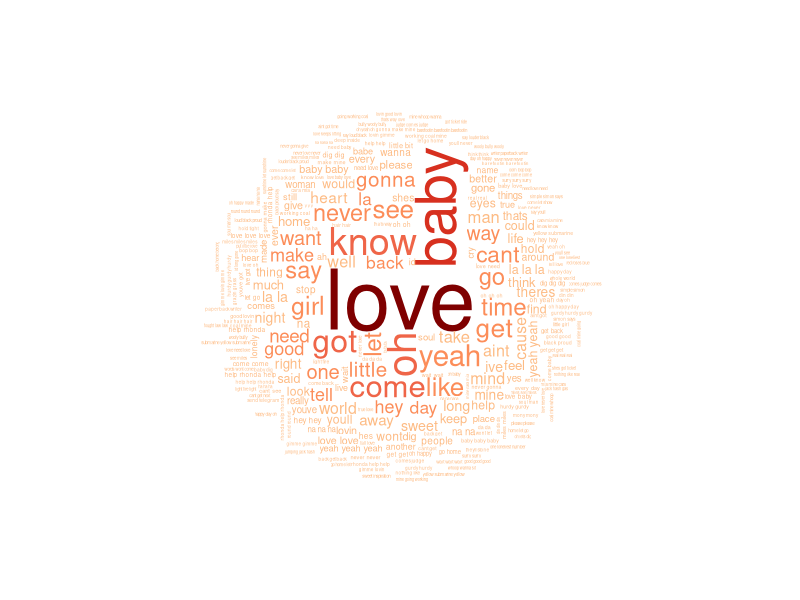
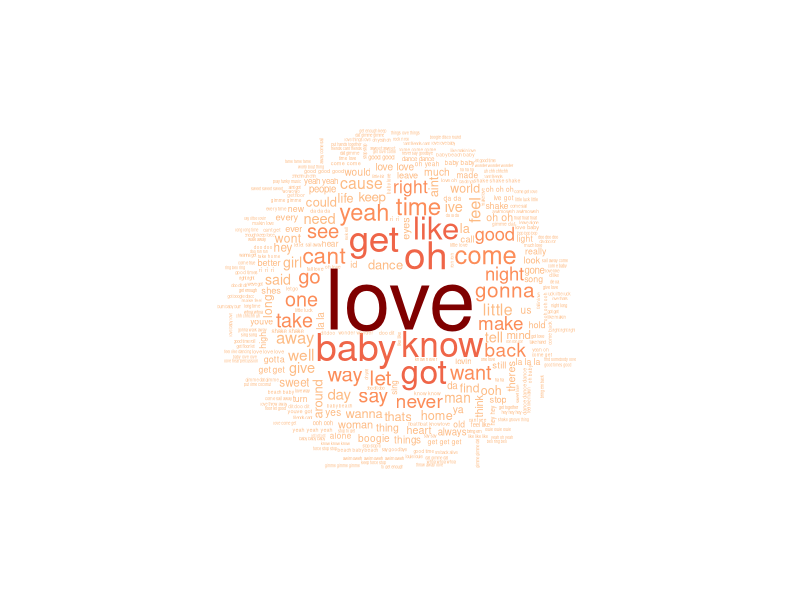
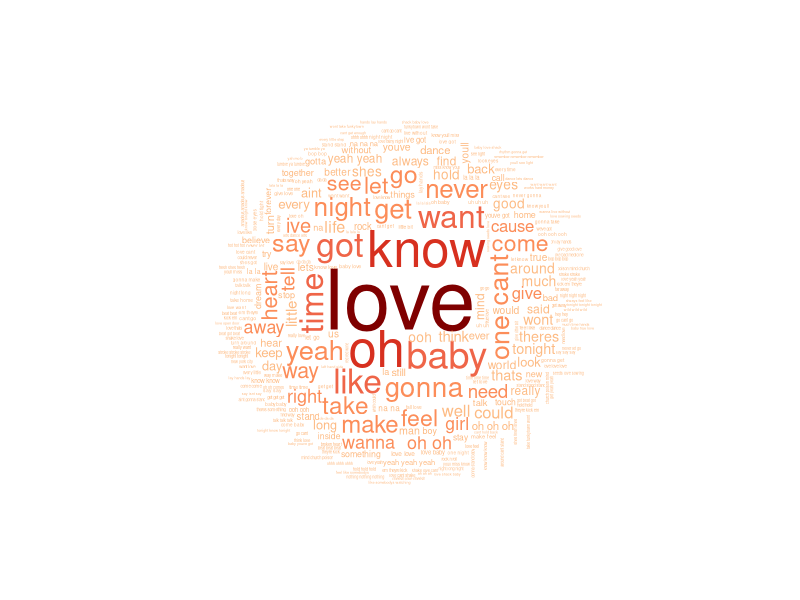
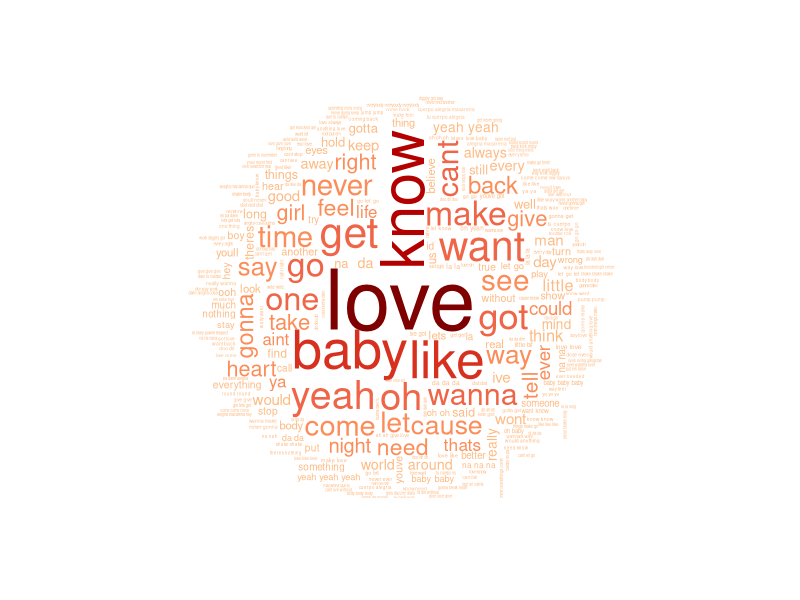
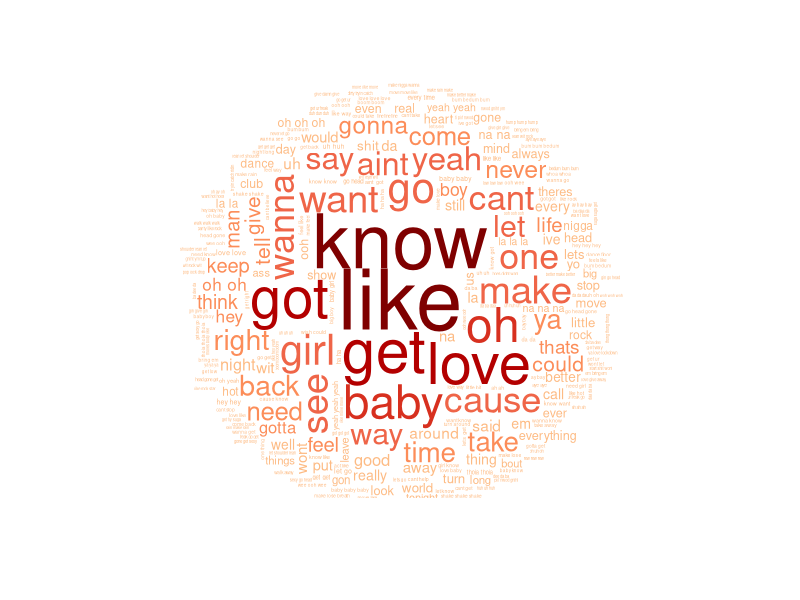
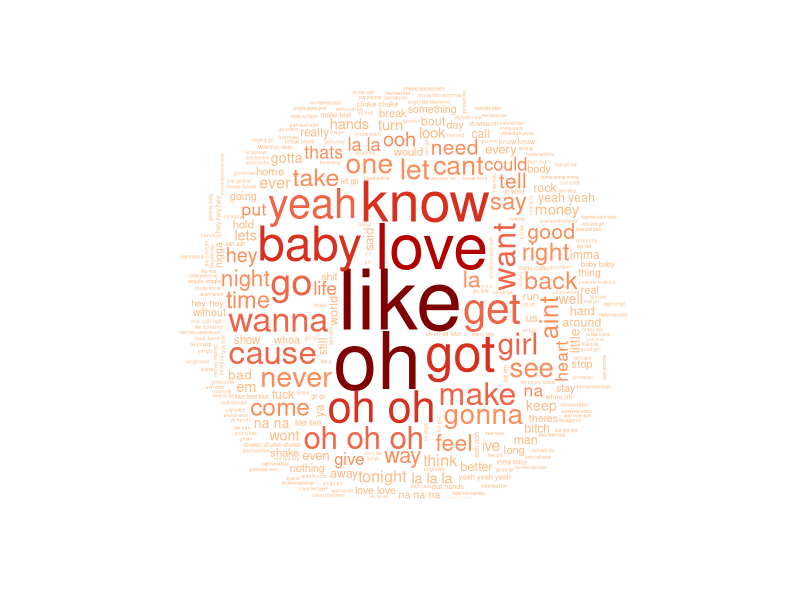
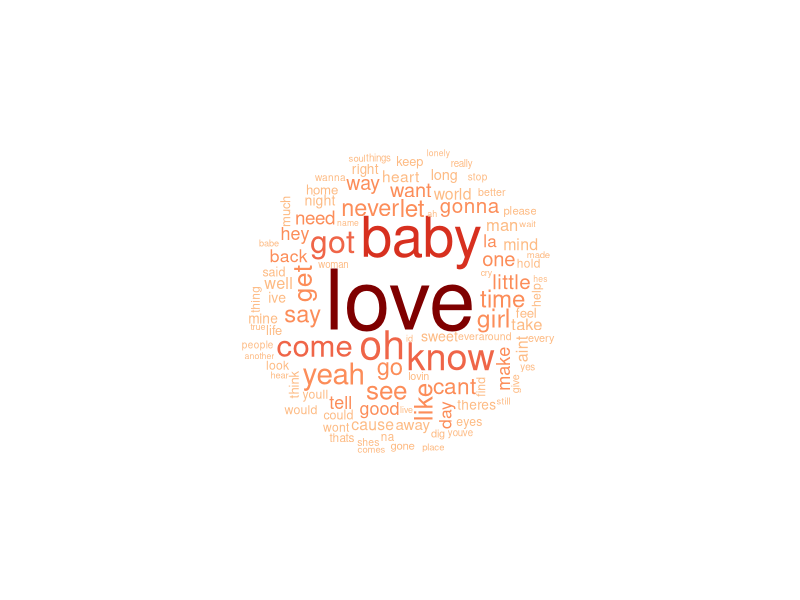
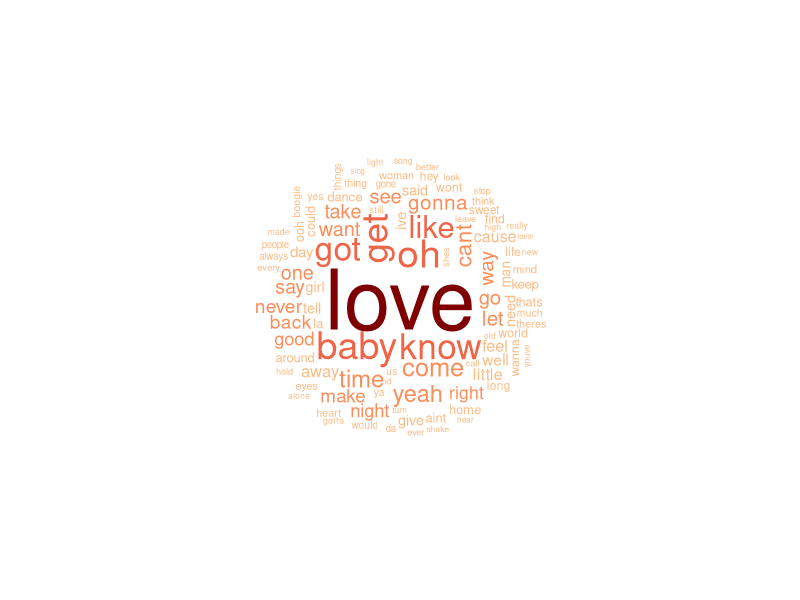

Here is the R script that generated these plots, in order:
## ---- chunk 1
knitr::opts_chunk$set(echo = TRUE)
## ---- chunk 2
library(tm)
library(dplyr)
library(wordcloud)
library(ggplot2)
## ---- chunk 3
n_gram <- read.csv("../data/Louis/n_gram.csv")
pal <- brewer.pal(9, "OrRd")
pal <- pal[-(1:3)]
## ---- chunk 4
for (i in 0:5){
n_gram_i <- filter(n_gram, n_gram$decade == 1960+10*i)
wordcloud(n_gram_i$word, n_gram_i$count, min.freq =3, scale=c(5, .2), random.order = FALSE, random.color = FALSE, colors= pal)}
## ---- chunk 5
for (i in 0:5){
n_gram_i <- filter(n_gram, n_gram$decade == 1960+10*i, n_gram$gram == 'unigram')
wordcloud(n_gram_i$word, n_gram_i$count, min.freq =3, scale=c(5, .2), random.order = FALSE, random.color = FALSE, colors= pal)}
## ---- chunk 6
for (i in 0:5){
n_gram_i <- filter(n_gram, n_gram$decade == 1960+10*i, n_gram$gram == 'bigram')
wordcloud(n_gram_i$word, n_gram_i$count, min.freq =3, scale=c(5, .2), random.order = FALSE, random.color = FALSE, colors= pal)}
## ---- chunk 7
for (i in 0:5){
n_gram_i <- filter(n_gram, n_gram$decade == 1960+10*i, n_gram$gram == 'trigram')
wordcloud(n_gram_i$word, n_gram_i$count, min.freq =3, scale=c(5, .2), random.order = FALSE, random.color = FALSE, colors= pal)}
## ---- chunk 8
bin_width <- 1
cover <- read.csv("../data/Louis/cover_year.csv")
ggplot(cover, aes(year)) +
  geom_histogram(color = "black", fill = "lightblue", binwidth = bin_width) +
  theme(legend.position="bottom") +
  ggtitle("Cover") +
  theme(plot.title = element_text(hjust = 0.5)) +
  xlab("Year") + 
  ylab("Count")
## ---- chunk 9
word1 <- 'like'
word2 <- 'love'
word_count <- read.csv("../data/Louis/word_count_per_year.csv")
data_love = filter(word_count, word_count$word == word1 | word_count$word == word2)
ggplot(data_love, aes(x = year, y = count, col = word)) +
  geom_line() +
  theme(legend.position="bottom") +
  ggtitle("Love/Like") +
  theme(plot.title = element_text(hjust = 0.5)) +
  xlab("Year") + 
  ylab("Count")
